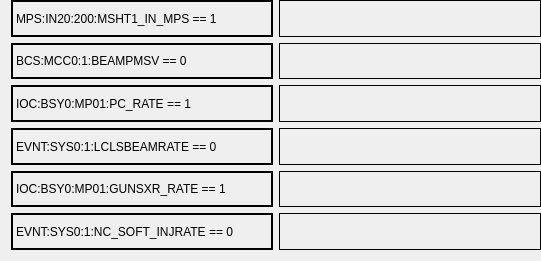
  <widget class="QWidget" name="gridLayoutWidget">
   <property name="geometry">
    <rect>
     <x>40</x>
     <y>40</y>
     <width>541</width>
     <height>261</height>
    </rect>
   </property>
   <layout class="QGridLayout" name="gridLayout">
    <property name="topMargin">
     <number>0</number>
    </property>
    <property name="rightMargin">
     <number>0</number>
    </property>
    <item row="3" column="1">
     <widget class="PyDMLabel" name="PyDMLabel_14">
      <property name="toolTip">
       <string/>
      </property>
      <property name="frameShape">
       <enum>QFrame::Box</enum>
      </property>
      <property name="channel" stdset="0">
       <string>ca://${USER}:GUN_RATE.VAL</string>
      </property>
     </widget>
    </item>
    <item row="1" column="1">
     <widget class="PyDMLabel" name="PyDMLabel_10">
      <property name="toolTip">
       <string/>
      </property>
      <property name="frameShape">
       <enum>QFrame::Box</enum>
      </property>
      <property name="channel" stdset="0">
       <string>ca://${USER}:BCS_FAULT.VAL</string>
      </property>
     </widget>
    </item>
    <item row="0" column="1">
     <widget class="PyDMLabel" name="PyDMLabel_6">
      <property name="toolTip">
       <string/>
      </property>
      <property name="frameShape">
       <enum>QFrame::Box</enum>
      </property>
      <property name="channel" stdset="0">
       <string>ca://${USER}:SHUTTER.VAL</string>
      </property>
     </widget>
    </item>
    <item row="5" column="1">
     <widget class="PyDMLabel" name="PyDMLabel_18">
      <property name="toolTip">
       <string/>
      </property>
      <property name="frameShape">
       <enum>QFrame::Box</enum>
      </property>
      <property name="channel" stdset="0">
       <string>ca://${USER}:SOFT_INJRATE.VAL</string>
      </property>
     </widget>
    </item>
    <item row="5" column="0">
     <widget class="PyDMLabel" name="PyDMLabel_8">
      <property name="toolTip">
       <string/>
      </property>
      <property name="frameShape">
       <enum>QFrame::WinPanel</enum>
      </property>
      <property name="text">
       <string>EVNT:SYS0:1:NC_SOFT_INJRATE == 0</string>
      </property>
     </widget>
    </item>
    <item row="2" column="1">
     <widget class="PyDMLabel" name="PyDMLabel_12">
      <property name="toolTip">
       <string/>
      </property>
      <property name="frameShape">
       <enum>QFrame::Box</enum>
      </property>
      <property name="channel" stdset="0">
       <string>ca://${USER}:GUN_OFF.VAL</string>
      </property>
     </widget>
    </item>
    <item row="3" column="0">
     <widget class="PyDMLabel" name="PyDMLabel_5">
      <property name="toolTip">
       <string/>
      </property>
      <property name="frameShape">
       <enum>QFrame::WinPanel</enum>
      </property>
      <property name="text">
       <string>EVNT:SYS0:1:LCLSBEAMRATE == 0</string>
      </property>
     </widget>
    </item>
    <item row="1" column="0">
     <widget class="PyDMLabel" name="PyDMLabel_3">
      <property name="toolTip">
       <string/>
      </property>
      <property name="frameShape">
       <enum>QFrame::WinPanel</enum>
      </property>
      <property name="text">
       <string>BCS:MCC0:1:BEAMPMSV == 0</string>
      </property>
     </widget>
    </item>
    <item row="2" column="0">
     <widget class="PyDMLabel" name="PyDMLabel_4">
      <property name="toolTip">
       <string/>
      </property>
      <property name="frameShape">
       <enum>QFrame::WinPanel</enum>
      </property>
      <property name="text">
       <string>IOC:BSY0:MP01:PC_RATE == 1</string>
      </property>
     </widget>
    </item>
    <item row="4" column="0">
     <widget class="PyDMLabel" name="PyDMLabel_7">
      <property name="toolTip">
       <string/>
      </property>
      <property name="frameShape">
       <enum>QFrame::WinPanel</enum>
      </property>
      <property name="text">
       <string>IOC:BSY0:MP01:GUNSXR_RATE == 1</string>
      </property>
     </widget>
    </item>
    <item row="0" column="0">
     <widget class="PyDMLabel" name="PyDMLabel_2">
      <property name="sizePolicy">
       <sizepolicy hsizetype="Preferred" vsizetype="Preferred">
        <horstretch>0</horstretch>
        <verstretch>0</verstretch>
       </sizepolicy>
      </property>
      <property name="maximumSize">
       <size>
        <width>16777215</width>
        <height>16777215</height>
       </size>
      </property>
      <property name="toolTip">
       <string/>
      </property>
      <property name="autoFillBackground">
       <bool>false</bool>
      </property>
      <property name="frameShape">
       <enum>QFrame::WinPanel</enum>
      </property>
      <property name="frameShadow">
       <enum>QFrame::Plain</enum>
      </property>
      <property name="text">
       <string>MPS:IN20:200:MSHT1_IN_MPS == 1</string>
      </property>
      <property name="channel" stdset="0">
       <string/>
      </property>
     </widget>
    </item>
    <item row="4" column="1">
     <widget class="PyDMLabel" name="PyDMLabel_16">
      <property name="toolTip">
       <string/>
      </property>
      <property name="frameShape">
       <enum>QFrame::Box</enum>
      </property>
      <property name="channel" stdset="0">
       <string>ca://${USER}:SXR_PERMIT.VAL</string>
      </property>
     </widget>
    </item>
   </layout>
  </widget>
